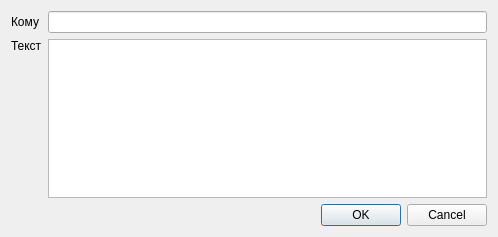
<?xml version="1.0" encoding="UTF-8"?>
<ui version="4.0">
 <class>SendMailClientDialog</class>
 <widget class="QDialog" name="SendMailClientDialog">
  <property name="geometry">
   <rect>
    <x>0</x>
    <y>0</y>
    <width>498</width>
    <height>237</height>
   </rect>
  </property>
  <property name="windowTitle">
   <string>Dialog</string>
  </property>
  <layout class="QGridLayout" name="gridLayout">
   <item row="0" column="0">
    <widget class="QLabel" name="lblRecipient">
     <property name="text">
      <string>Кому</string>
     </property>
     <property name="buddy">
      <cstring>edtRecipient</cstring>
     </property>
    </widget>
   </item>
   <item row="0" column="1">
    <widget class="QLineEdit" name="edtRecipient"/>
   </item>
   <item row="1" column="0">
    <widget class="QLabel" name="lblText">
     <property name="text">
      <string>Текст</string>
     </property>
     <property name="alignment">
      <set>Qt::AlignLeading|Qt::AlignLeft|Qt::AlignTop</set>
     </property>
     <property name="buddy">
      <cstring>edtText</cstring>
     </property>
    </widget>
   </item>
   <item row="1" column="1">
    <widget class="QTextEdit" name="edtText"/>
   </item>
   <item row="2" column="0" colspan="2">
    <widget class="QDialogButtonBox" name="buttonBox">
     <property name="orientation">
      <enum>Qt::Horizontal</enum>
     </property>
     <property name="standardButtons">
      <set>QDialogButtonBox::Cancel|QDialogButtonBox::Ok</set>
     </property>
    </widget>
   </item>
  </layout>
 </widget>
 <resources/>
 <connections>
  <connection>
   <sender>buttonBox</sender>
   <signal>accepted()</signal>
   <receiver>SendMailClientDialog</receiver>
   <slot>accept()</slot>
   <hints>
    <hint type="sourcelabel">
     <x>248</x>
     <y>254</y>
    </hint>
    <hint type="destinationlabel">
     <x>157</x>
     <y>274</y>
    </hint>
   </hints>
  </connection>
  <connection>
   <sender>buttonBox</sender>
   <signal>rejected()</signal>
   <receiver>SendMailClientDialog</receiver>
   <slot>reject()</slot>
   <hints>
    <hint type="sourcelabel">
     <x>316</x>
     <y>260</y>
    </hint>
    <hint type="destinationlabel">
     <x>286</x>
     <y>274</y>
    </hint>
   </hints>
  </connection>
 </connections>
</ui>
